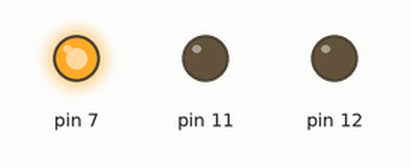
A program run on a simulated Raspberry Pi (header pin numbers). Parts: output pins drawn as LEDs (lit = HIGH). At 60.0 s the program stops and its outputs stay as they are.

Above: at 0.1 s.
At 2.1 s:
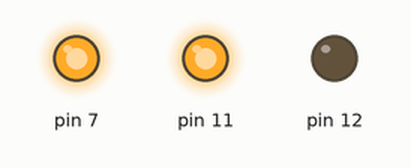
At 4.1 s:
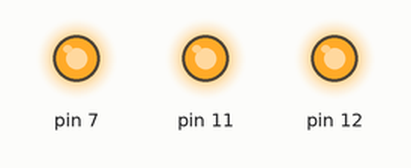
At 30.1 s:
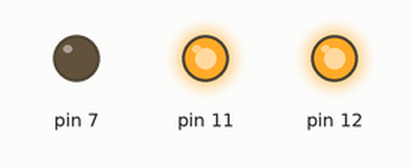
At 32.1 s:
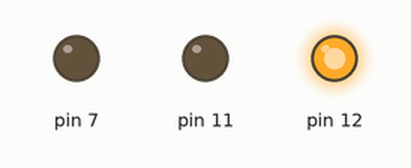
At 34.1 s:
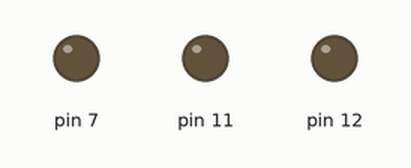
Timing chart, 0 to 35.6 s (numbered marks = the images above):
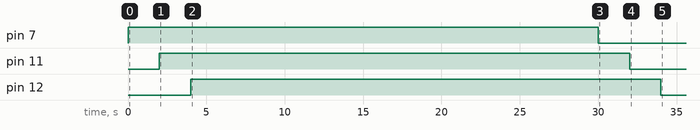

Measured:
- by itself, pin 7: LOW → HIGH at 0.00 s, → LOW 30.0 s later
- by itself, pin 11: LOW → HIGH at 2.0 s, → LOW 30.0 s later
- by itself, pin 12: LOW → HIGH at 4.0 s, → LOW 30.0 s later

The program:

multiled.py
```python
import RPi.GPIO as GPIO
import time
GPIO.setmode(GPIO.BOARD)
GPIO.setup(7,GPIO.OUT)
GPIO.setup(11,GPIO.OUT)
GPIO.setup(12,GPIO.OUT)
for x in range(0,5):
    GPIO.output(7,True)
    time.sleep(2)
    GPIO.output(11,True)
    time.sleep(2)
    GPIO.output(12,True)
    time.sleep(2)
for x in range(0,5):
    GPIO.output(7,False)
    time.sleep(2)
    GPIO.output(11,False)
    time.sleep(2)
    GPIO.output(12,False)
    time.sleep(2)
GPIO.cleanup()
```
